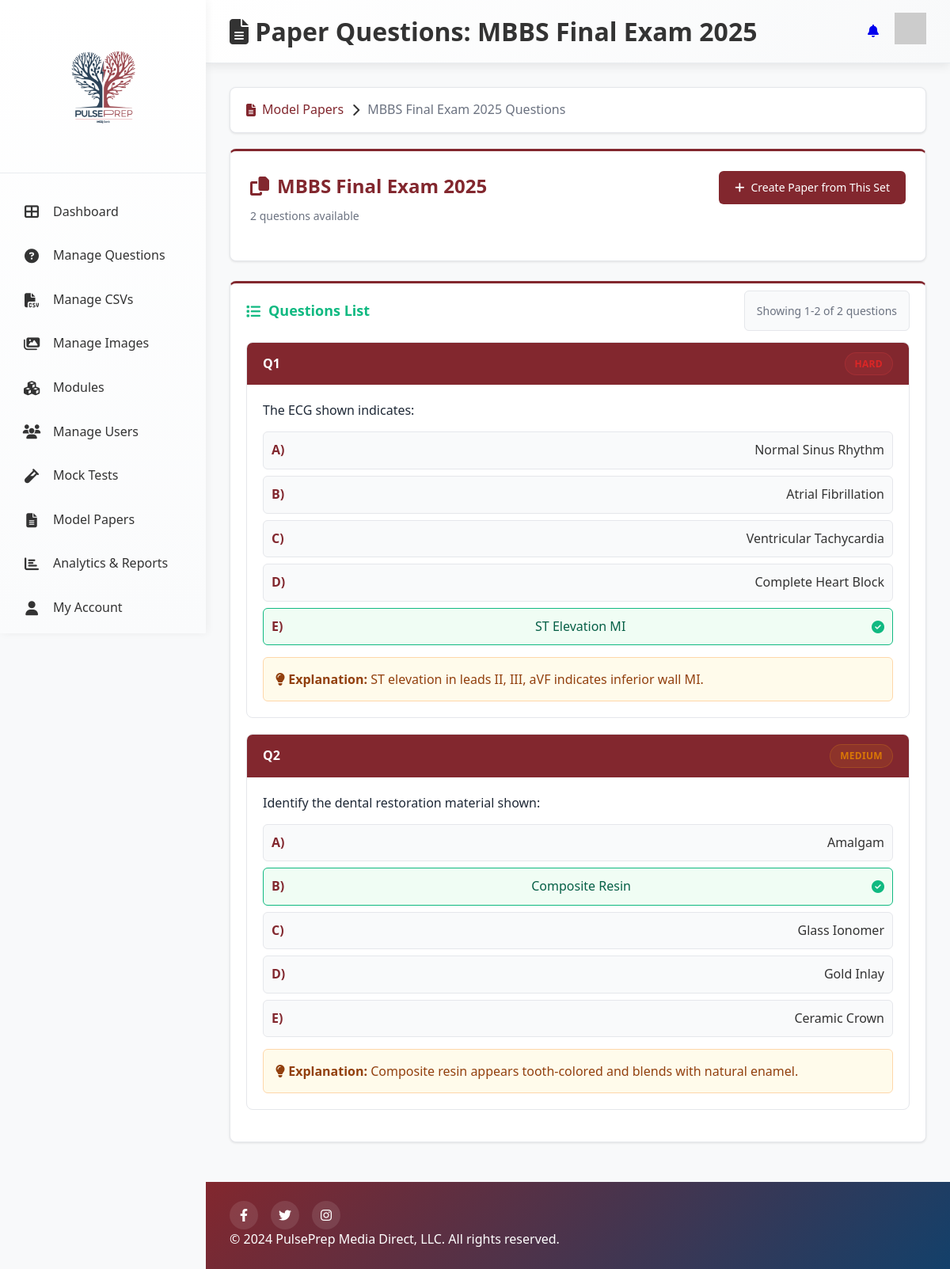
/modelpaper/questions/MBBS Final Exam 2025/ (signed in), run on the app's committed database.
### modelpaper/models.py (models this page shows, shortened)
class PaperQuestion(models.Model):
    CORRECT_ANSWER_CHOICES = [
        ('A', 'A'),
        ('B', 'B'),
        ('C', 'C'),
        ('D', 'D'),
        ('E', 'E'),
    ]
    DIFFICULTY_CHOICES = [
        ('Easy', 'Easy'),
        ('Medium', 'Medium'),
        ('Hard', 'Hard'),
    ]
    DEGREE_CHOICES = [
        ('MBBS', 'MBBS'),
        ('BDS', 'BDS'),
    ]
    YEAR_CHOICES = [
        ('1st', '1st'),
        ('2nd', '2nd'),
        ('3rd', '3rd'),
        ('4th', '4th'),
        ('5th', '5th'),
    ]
    question_text = models.TextField()
    option_a = models.TextField()
    option_b = models.TextField()
    option_c = models.TextField()
    option_d = models.TextField()
    option_e = models.TextField(blank=True, null=True)
    correct_answer = models.CharField(max_length=1, choices=CORRECT_ANSWER_CHOICES)
    paper_name = models.CharField(max_length=200)  # e.g., "MBBS Final 2024"
    degree = models.CharField(max_length=4, choices=DEGREE_CHOICES, blank=True)
    year = models.CharField(max_length=3, choices=YEAR_CHOICES, blank=True)
    module = models.CharField(max_length=100, blank=True)
    subject = models.CharField(max_length=100, blank=True)
    topic = models.CharField(max_length=100, blank=True)
    difficulty = models.CharField(max_length=6, choices=DIFFICULTY_CHOICES, default='Medium')
    explanation = models.TextField(blank=True, null=True)
    marks = models.IntegerField(default=1)
    paper_image = models.CharField(max_length=255, blank=True, null=True,
                                  help_text="Image to display with the question (filename only)")
    image = models.CharField(max_length=255, blank=True, null=True,
                           help_text="Image to display with explanation (filename only)")
    created_at = models.DateTimeField(auto_now_add=True)
    created_by = models.ForeignKey(settings.AUTH_USER_MODEL, on_delete=models.SET_NULL, null=True, blank=True)
    class Meta:
        ordering = ['paper_name', 'id']

### modelpaper/views.py (the view, shortened to what this page needs)
# urls.py: path('questions/<path:paper_name>/', views.view_paper_questions, name='view_paper_questions'),
@content_access_required
def view_paper_questions(request, paper_name):
    decoded_paper_name = unquote(paper_name)
    print(f"Original paper_name: '{paper_name}'")  # Debug line
    print(f"Decoded paper_name: '{decoded_paper_name}'")  # Debug line
    questions = PaperQuestion.objects.filter(paper_name=decoded_paper_name)
    questions = apply_user_access_filter(questions, request.user)
    print(f"Found {questions.count()} accessible questions")  # Debug line
    paginator = Paginator(questions, 10)
    page_number = request.GET.get('page')
    page_obj = paginator.get_page(page_number)
    context = {
        'page_obj': page_obj,
        'paper_name': decoded_paper_name,  # Use decoded name for display
        'total_questions': questions.count(),
        'user_access': get_user_access_info(request.user),
    }
    return render(request, 'modelpaper/view_paper_questions.html', context)

### notifications/context_processors.py (called while the page is built)
def notification_context(request):
    if request.user.is_authenticated:
        try:
            unread_count = NotificationMessage.objects.filter(
                Q(recipient=request.user) | Q(recipient__isnull=True),
                is_read=False
            ).count()
            return {
                'unread_count': unread_count,
            }
        except Exception:
            return {'unread_count': 0}
    return {'unread_count': 0}

### user_management/context_processors.py (called while the page is built, shortened)
def admin_navigation_stats(request):
    User = get_user_model()
    if not request.user.is_authenticated:
        return {}
    return {}

def user_access_context(request):
    user = request.user
    if user.is_admin or user.is_superuser:
        access_info = {
            'level': 'admin',
            'display': 'Administrator',
            'can_access': True,
            'filter_params': None
        }
    return {
        'user_access_level': access_info['level'],
        'user_access_display': access_info['display'],
        'can_access_content': access_info['can_access'],
        'user_filter_params': access_info.get('filter_params'),
        'is_admin': user.is_admin or user.is_superuser,
        'is_student': not (user.is_admin or user.is_superuser),
    }

### user_management/utils.py (called while the page is built, shortened)
def get_user_access_info(user):
    if user.is_admin or user.is_superuser:
        return {
            'level': 'admin',
            'display': 'Administrator - Full Access to All Content',
            'can_access': True,
            'degree': None,
            'year': None,
            'filter_params': {},
            'can_create_tests': True,
            'can_manage_users': True,
            'can_view_analytics': True,
        }

### templates/modelpaper/view_paper_questions.html (shortened to what this page needs)
{% load static %}
<!DOCTYPE html>
<html lang="en">
  <head>
    <link rel="stylesheet" href="{% static 'css/DAstyles.css' %}" />
    <link rel="stylesheet" href="{% static 'css/MQstyles.css' %}" />
    <link
      rel="stylesheet"
      href="https://cdnjs.cloudflare.com/ajax/libs/font-awesome/6.4.0/css/all.min.css"
    />
  </head>
  <body>
    <div class="container">
<aside class="sidebar">
  <div class="logo-container">
    <img src="{% static 'images/Logo.png' %}" alt="PulsePrep Logo" class="logo" />
  </div>
  <nav class="nav-menu">
    <a href="{% url 'dashboard' %}" class="nav-item {% if request.resolver_match.url_name == 'dashboard' %}active{% endif %}">
      <i class="fas fa-th-large"></i>
      <span>Dashboard</span>
    </a>
    <a href="{% url 'questionbank' %}" class="nav-item {% if request.resolver_match.url_name == 'questionbank' %}active{% endif %}">
      <i class="fas fa-question-circle"></i>
      <span>Manage Questions</span>
    </a>
    <a href="{% url 'manage_csv' %}" class="nav-item {% if request.resolver_match.url_name == 'manage_csv' %}active{% endif %}">
      <i class="fas fa-file-csv"></i>
      <span>Manage CSVs</span>
    </a>
    <a href="{% url 'manage_images' %}" class="nav-item {% if request.resolver_match.url_name == 'manage_images' %}active{% endif %}">
      <i class="fas fa-images"></i>
      <span>Manage Images</span>
    </a>
    <a href="{% url 'managemodule' %}" class="nav-item {% if request.resolver_match.url_name == 'managemodule' %}active{% endif %}">
      <i class="fas fa-cubes"></i>
      <span>Modules</span>
    </a>
    <a href="/admin/user_management/customuser/" class="nav-item">
      <i class="fas fa-users"></i>
      <span>Manage Users</span>
    </a>
    <a href="{% url 'mocktest_list' %}" class="nav-item {% if request.resolver_match.url_name == 'mocktest_list' %}active{% endif %}">
      <i class="fas fa-vial"></i>
      <span>Mock Tests</span>
    </a>
    <a href="{% url 'modelpaper_list' %}" class="nav-item {% if request.resolver_match.url_name == 'modelpaper_list' %}active{% endif %}">
      <i class="fas fa-file-alt"></i>
      <span>Model Papers</span>
    </a>
    <a href="{% url 'analytics_report' %}" class="nav-item {% if request.resolver_match.url_name == 'analytics_report' %}active{% endif %}">
      <i class="fas fa-chart-bar"></i>
      <span>Analytics & Reports</span>
    </a>
    <a href="{% url 'myaccount' %}" class="nav-item {% if request.resolver_match.url_name == 'myaccount' %}active{% endif %}">
      <i class="fas fa-user"></i>
      <span>My Account</span>
    </a>
    <a href="{% url 'notification_center' %}" class="nav-item {% if request.resolver_match.url_name == 'notification_center' %}active{% endif %}">
    </a>
  </nav>
</aside>
      <main class="main-content">
        <header class="header">
          <h1>
            <i class="fas fa-file-alt"></i>
            Paper Questions: {{ paper_name }}
          </h1>
          <div class="user-menu">
            <a href="{% url 'notification_center' %}"><i class="fas fa-bell"></i></a>
            <div class="avatar">
              <img src="https://i.pravatar.cc/40?img=12" alt="User Avatar" />
            </div>
          </div>
        </header>
        <div class="dashboard-content">
          <div class="breadcrumb-nav">
            <a href="{% url 'modelpaper_list' %}" class="breadcrumb-link">
              <i class="fas fa-file-alt"></i> Model Papers
            </a>
            <i class="fas fa-chevron-right"></i>
            <span class="breadcrumb-current">
              {{ paper_name }} Questions
            </span>
          </div>
          <div class="paper-info-section">
            <div class="paper-header">
              <div class="paper-title">
                <h2><i class="fas fa-copy"></i> {{ paper_name }}</h2>
                <p class="paper-description">{{ total_questions }} question{{ total_questions|pluralize }} available</p>
              </div>
              <div class="paper-actions">
                <a href="{% url 'create_paper' %}?paper_name={{ paper_name|urlencode }}" class="action-btn primary">
                  <i class="fas fa-plus"></i> Create Paper from This Set
                </a>
              </div>
            </div>
          </div>
          <div class="questions-section">
            <div class="section-header">
              <h3><i class="fas fa-list"></i> Questions List</h3>
              <div class="section-actions">
                <span class="results-info">
                  Showing {{ page_obj.start_index }}-{{ page_obj.end_index }} of {{ total_questions }} questions
                </span>
              </div>
            </div>
            <div class="questions-container">
              {% for question in page_obj %}
                <div class="question-card">
                  <div class="question-header">
                    <span class="question-number">Q{{ forloop.counter|add:page_obj.start_index|add:"-1" }}</span>
                    <span class="difficulty-badge {{ question.difficulty|lower }}">{{ question.difficulty }}</span>
                  </div>
                  <div class="question-content">
                    <div class="question-text">
                      {{ question.question_text }}
                    </div>
                    <div class="options-list">
                      <div class="option {% if question.correct_answer == 'A' %}correct{% endif %}">
                        <strong>A)</strong> {{ question.option_a }}
                      </div>
                      <div class="option {% if question.correct_answer == 'B' %}correct{% endif %}">
                        <strong>B)</strong> {{ question.option_b }}
                        {% if question.correct_answer == 'B' %}<i class="fas fa-check-circle"></i>{% endif %}
                      </div>
                      <div class="option {% if question.correct_answer == 'C' %}correct{% endif %}">
                        <strong>C)</strong> {{ question.option_c }}
                      </div>
                      <div class="option {% if question.correct_answer == 'D' %}correct{% endif %}">
                        <strong>D)</strong> {{ question.option_d }}
                      </div>
                      {% if question.option_e %}
                        <div class="option {% if question.correct_answer == 'E' %}correct{% endif %}">
                          <strong>E)</strong> {{ question.option_e }}
                          {% if question.correct_answer == 'E' %}<i class="fas fa-check-circle"></i>{% endif %}
                        </div>
                      {% endif %}
                    </div>
                    {% if question.explanation %}
                      <div class="explanation">
                        <strong><i class="fas fa-lightbulb"></i> Explanation:</strong>
                        {{ question.explanation }}
                      </div>
                    {% endif %}
                  </div>
                </div>
              {% endfor %}
            </div>
          </div>
        </div>
        <footer class="footer">
          <div class="social-links">
            <a href="#" title="Facebook"><i class="fab fa-facebook-f"></i></a>
            <a href="#" title="Twitter"><i class="fab fa-twitter"></i></a>
            <a href="#" title="Instagram"><i class="fab fa-instagram"></i></a>
          </div>
          <div class="copyright">
            &copy; {{ current_year|default:"2024" }} PulsePrep Media Direct, LLC. All rights reserved.
          </div>
        </footer>
      </main>
    </div>
  </body>
</html>

### static/css/DAstyles.css (style rules this page uses)
:root { --primary-color: #82272e; --secondary-color: #13406a; --accent-color: #f1d7dc; --text-color: #333; --light-gray: #f8f9fa; --medium-gray: #e9ecef; --dark-gray: #343a40; --success-color: #28a745; --warning-color: #ffa800; --danger-color: #dc3545; --info-color: #17a2b8; --border-radius: 12px; --border-radius-sm: 8px; --box-shadow: 0 4px 12px rgba(0, 0, 0, 0.08); --box-shadow-lg: 0 8px 25px rgba(0, 0, 0, 0.15); --transition: all 0.3s cubic-bezier(0.4, 0, 0.2, 1); --sidebar-width: 260px; --header-height: 80px; }
* { margin: 0; padding: 0; box-sizing: border-box; }
body { font-family: "Segoe UI", system-ui, -apple-system, sans-serif; color: var(--text-color); background-color: var(--light-gray); line-height: 1.6; overflow-x: hidden; }
.container { display: flex; min-height: 100vh; position: relative; }
.sidebar { background: linear-gradient(180deg, #ffffff 0%, #fafbfc 100%); width: var(--sidebar-width); position: fixed; height: 100vh; left: 0; top: 0; z-index: 1000; box-shadow: 2px 0 10px rgba(0, 0, 0, 0.05); transition: var(--transition); overflow-y: auto; }
.logo-container { padding: 25px 20px; text-align: center; border-bottom: 1px solid var(--medium-gray); }
.logo { max-width: 160px; height: auto; }
.nav-menu { padding: 20px 0; }
.nav-item { display: flex; align-items: center; padding: 14px 25px; color: var(--text-color); text-decoration: none; transition: var(--transition); border-left: 3px solid transparent; margin: 2px 0; }
.nav-item i { margin-right: 15px; font-size: 18px; width: 24px; text-align: center; }
.main-content { flex: 1; margin-left: var(--sidebar-width); min-height: 100vh; display: flex; flex-direction: column; }
.header { background: linear-gradient(135deg, #ffffff 0%, #f8f9fa 100%); height: var(--header-height); display: flex; align-items: center; justify-content: space-between; padding: 0 30px; box-shadow: var(--box-shadow); position: sticky; top: 0; z-index: 100; border-bottom: 1px solid var(--medium-gray); }
.user-menu { display: flex; align-items: center; gap: 20px; }
.dashboard-content { padding: 30px; flex: 1; }
.section-header { display: flex; justify-content: space-between; align-items: center; margin-bottom: 25px; }
.footer { background: linear-gradient(135deg, var(--primary-color), var(--secondary-color)); color: white; padding: 24px 30px; margin-top: auto; }
.social-links { display: flex; gap: 16px; }
.social-links a { width: 36px; height: 36px; background-color: rgba(255, 255, 255, 0.1); border-radius: 50%; display: flex; align-items: center; justify-content: center; color: white; transition: var(--transition); text-decoration: none; }
.nav-item { animation: slideInLeft 0.4s ease-out; animation-fill-mode: both; }
.nav-item:nth-child(1) { animation-delay: 0.1s; }
.nav-item:nth-child(2) { animation-delay: 0.15s; }
.nav-item:nth-child(3) { animation-delay: 0.2s; }
.nav-item:nth-child(4) { animation-delay: 0.25s; }
.nav-item:nth-child(5) { animation-delay: 0.3s; }
.nav-item:nth-child(6) { animation-delay: 0.35s; }
.nav-item:nth-child(7) { animation-delay: 0.4s; }
.nav-item:nth-child(8) { animation-delay: 0.45s; }
.nav-item:nth-child(9) { animation-delay: 0.5s; }
.nav-item:nth-child(10) { animation-delay: 0.55s; }

### data on the page
PaperQuestion: difficulty "HARD", question_text "The ECG shown indicates:", option_a "Normal Sinus Rhythm", option_b "Atrial Fibrillation", option_c "Ventricular Tachycardia", option_d "Complete Heart Block", option_e "ST Elevation MI", explanation "ST elevation in leads II, III, aVF indicates inferior wall MI."
PaperQuestion: difficulty "MEDIUM", question_text "Identify the dental restoration material shown:", option_a "Amalgam", option_b "Composite Resin", option_c "Glass Ionomer", option_d "Gold Inlay", option_e "Ceramic Crown", explanation "Composite resin appears tooth-colored and blends with natural enamel."

### other printed values
{{ paper_name }} "MBBS Final Exam 2025"
{{ total_questions }} "2"
{{ page_obj.start_index }} "1"
{{ page_obj.end_index }} "2"
{{ current_year|default:"2024" }} "2024"
